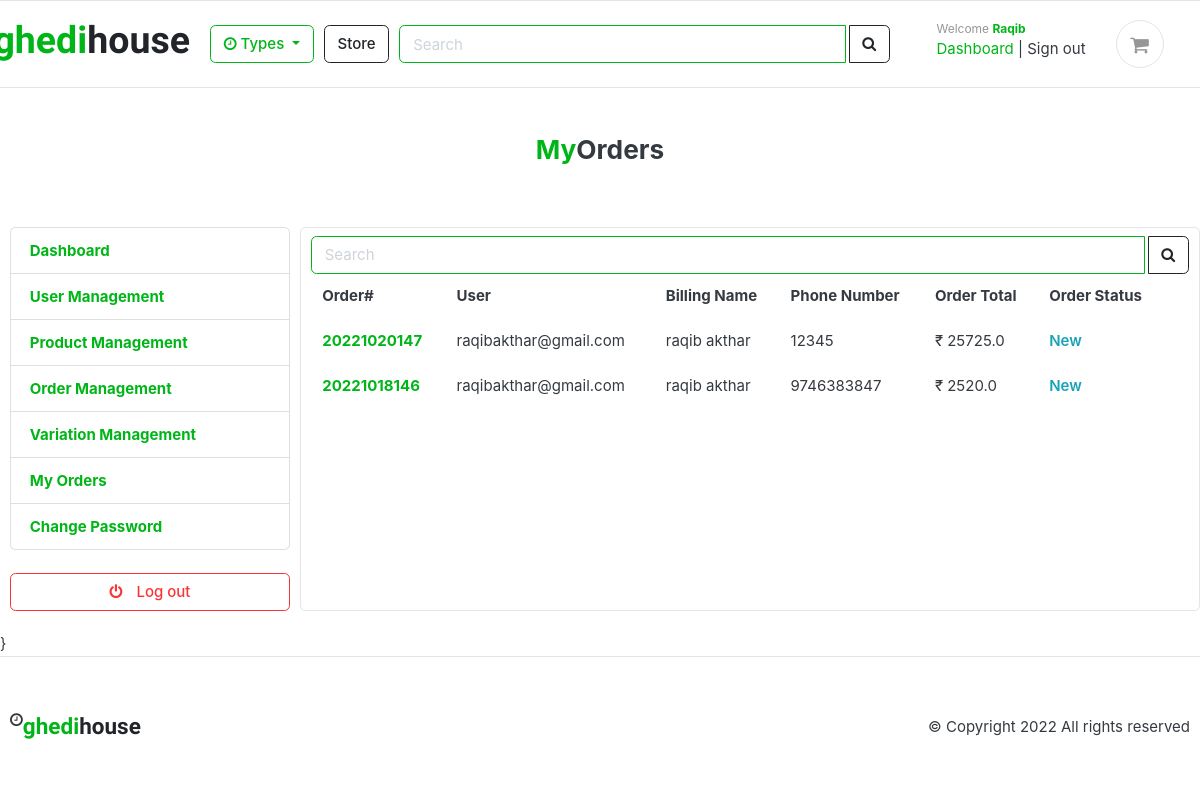
The app's page /manager/admin_orders/ (signed in) with its own data.
### accounts/models.py (models this page shows, shortened)
class Account(AbstractBaseUser):
    first_name = models.CharField(max_length=25)
    last_name = models.CharField(max_length=25)
    username = models.CharField(max_length=50,unique=True)
    email = models.EmailField(max_length=100,unique=True)
    phone_number = models.CharField(max_length=50)
    date_joined = models.DateTimeField(auto_now_add=True)
    last_login = models.DateTimeField(auto_now_add=True)
    is_admin = models.BooleanField(default=False)
    is_staff = models.BooleanField(default=False)
    is_active = models.BooleanField(default=False)
    is_superadmin = models.BooleanField(default=False)
    USERNAME_FIELD = 'email'
    REQUIRED_FIELDS = ['username','first_name','last_name']
    objects = MyAccountManager()
    def __str__(self):
        return self.email

### orders/models.py (models this page shows, shortened)
class Order(models.Model):
    STATUS=(
        ('Pending','Pending'),
        ('Accepted','Accepted'),
        ('Completed','Completed'),
        ('Cancelled','Cancelled'),
    )
    user = models.ForeignKey(Account, on_delete = models.SET_NULL,null=True)
    payment = models.ForeignKey(Payment,on_delete = models.SET_NULL,blank = True,null=True)
    order_number = models.CharField(max_length=50)
    first_name = models.CharField(max_length=50)
    last_name = models.CharField(max_length=50)
    phone = models.CharField(max_length=15)
    email = models.CharField(max_length=50)
    address_line_1 = models.CharField(max_length=50)
    address_line_2 = models.CharField(max_length=50,blank=True)
    country = models.CharField(max_length=50)
    state = models.CharField(max_length=50)
    city = models.CharField(max_length=50)
    order_total = models.FloatField()
    tax = models.FloatField()
    status = models.CharField(max_length=10,choices=STATUS,default='Pending')
    ip = models.CharField(max_length=50,blank=True)
    is_ordered = models.BooleanField(default=False)
    created_at = models.DateTimeField(auto_now_add = True)
    updated_at = models.DateTimeField(auto_now_add = True)

### manager/views.py (the view)
# urls.py: path('admin_orders/', admin_order, name='admin_orders'),
@login_required(login_url='manager_login')
def admin_order(request):
  if request.user.is_superadmin:
    current_user = request.user
    if request.method == 'POST':
      keyword = request.POST['keyword']
      orders = Order.objects.filter(Q(user=current_user), Q(is_ordered=True), Q(order_number__startswith=keyword) | Q(user__email__startswith=keyword) | Q(first_name__startswith=keyword) | Q(last_name__startswith=keyword) | Q(phone__startswith=keyword)).order_by('-created_at')
    else:
      orders = Order.objects.filter(user=current_user, is_ordered=True).order_by('-created_at')
    paginator = Paginator(orders, 10)
    page = request.GET.get('page')
    paged_orders = paginator.get_page(page)
    context = {
      'orders': paged_orders,
    }
    return render(request, 'manager/admin_orders.html', context)
  else:
    return redirect('home')

### carts/context_processors.py (called while the page is built, shortened)
def counter(request):
    cart_count = 0
    if 'admin' in request.path:
        return {}
    return dict(cart_count=cart_count)

### category/context_processors.py (called while the page is built)
def menu_links(request):
    links = Category.objects.all()
    return dict(links=links)

### category/models.py (called while the page is built)
    def get_url(self):
        return reverse('products_by_category',args=[self.slug])

### templates/manager/admin_orders.html (shortened to what this page needs)
{% extends 'base.html' %}
{% block content %}
<section class="section-content mt-3">
  <div class="container">
    <div class="mt-5 mb-5"><h3 class="text-center"><span class="text-success">My</span>Orders</h3></div>
    <div class="row">
        <aside class="col-md-3">
            <ul class="list-group">
                <a class="list-group-item" href="{% url 'manager_dashboard' %}"> <b class="text-success">Dashboard</b></a>
                <a class="list-group-item" href="{% url 'manage_user' %}"><b class="text-success"> User Management</b></a>
                <a class="list-group-item" href="{% url 'manage_product' %}"><b class="text-success">Product Management</b></a>
                <a class="list-group-item" href="{% url 'manage_order' %}"><b class="text-success">Order Management</b></a>
                <a class="list-group-item" href="{% url 'manage_variation' %}"><b class="text-success">Variation Management</b></a>
                <a class="list-group-item" href="{% url 'admin_orders' %}"><b class="text-success">My Orders</b></a>
                <a class="list-group-item" href="{% url 'admin_change_password' %}"><b class='text-success'>Change Password</b></a>
              </ul>
            <br />
            <a class="btn btn-outline-danger btn-block" href="{% url 'manager_logout' %}"> <i class="fa fa-power-off"></i> <span class="text">Log out</span> </a>
          </aside>
      <main class="col-md-9 card">
        <div class="mt-2">
        <form action="{% url 'admin_orders' %}" class="search" method="POST">
            <div class="input-group w-100 ">
              <input type="text" class="form-control border-success"  style="width: 60%" placeholder="Search" name="keyword" />
              <div class="input-group-append">
                <button class="btn btn-outline-dark ml-1" type="submit">
                  <i class="fa fa-search"></i>
                </button>
              </div>
            </div>
        </form>
        </div>
        <table class="table table-borderless">
          <thead>
            <tr>
              <th scope="col">Order#</th>
              <th scope="col">User</th>
              <th scope="col">Billing Name</th>
              <th scope="col">Phone Number</th>
              <th scope="col">Order Total</th>
              <th scope="col">Order Status</th>
              <th scope="col"></th>
            </tr>
          </thead>
          <tbody>
            {% for order in orders %}
            <tr>
              <th scope="row"><a href="" class="text-success">{{ order.order_number }}</a></th>
              <td>{{ order.user }}</td>
              <td>{{ order.first_name }} {{ order.last_name }}</td>
              <td>{{ order.phone }}</td>
              <td>₹ {{ order.order_total }}</td>
              <td>
                {% if order.status == 'Cancelled' %}
                <span class="text-danger font-weight-bold">{{ order.status }}</span>
                {% elif order.status == 'Completed' %}
                <span class="text-success font-weight-bold">{{ order.status }}</span>
                {% elif order.status == 'Pending' %}
                <span class="text-muted font-weight-bold">{{ order.status }}</span>
                {% else %} <span class="text-info font-weight-bold">{{ order.status }}</span>
                {% endif %}
              </td>
              <td>
              </td>
            </tr>
            {% endfor %}
          </tbody>
        </table>
      </main>
    </div>
  </div>
  <div class="container">
    <div class="row">
      <aside class="col-md-3"></aside>
      <main class="col-md-9">
      </main>
    </div>
  </div>
</section>
{% endblock content %}

### templates/includes/navbar.html (shortened to what this page needs)
{% load static %}
<header class="section-header">
    <section class="header-main border-bottom">
        <div class="container">
    <div class="row align-items-center">
        <div class=" col-lg-2 col-md-3 col-6 container">
               <div class="d-flex justify-content-end"><a href="{% url 'home' %}"style="font-family: 'Stick No Bills', sans-serif;"  ><h1 class="logo text-success">ghedi<span class="text-dark">house</span></h1></a></div>
        </div>
        <div class="col-lg col-sm col-md col-6 flex-grow-0">
            <div class="category-wrap dropdown d-inline-block float-right">
                <button type="button" class="btn btn-outline-success dropdown-toggle" data-toggle="dropdown">
                    <i class="fa fa-clock"></i> Types
                </button>
            </div>
        </div>
        <a href="{% url 'store' %}" class="btn btn-outline-dark">Store</a>
        <div class="col-lg  col-md-6 col-sm-12 col">
            <form action="{% url 'search' %}" class="search" method="GET">
                <div class="input-group w-100">
                    <input type="text" class="form-control border border-success" style="width:60%;" placeholder="Search" name="keyword">
                    <div class="input-group-append">
                      <button class="btn btn-outline-dark ml-1" type="submit">
                        <i class="fa fa-search"></i>
                      </button>
                    </div>
                </div>
            </form>
        </div>
        <div class="col-lg-3 col-sm-6 col-12 d-flex justify-content-center order-2 order-lg-3">
            <div class="d-flex justify-content-end mb-3 mb-lg-0">
              {% if request.user.is_superadmin %}
              <div class="widget-header">
                <small class="title text-muted">Welcome <span style="font-size: 12px !important; font-weight: 700; text-transform: capitalize" class="text-success">{{ request.user.username }}</span></small>
                <div>
                  <a href="{% url 'manager_dashboard' %}" class="text-success">Dashboard</a> <span class="dark-transp"> | </span>
                  <a href="{% url 'manager_logout' %}"> Sign out</a>
                </div>
              </div>
              {% endif %}
              <a href="{% url 'cart' %}" class="widget-header pl-3 ml-3">
                <div class="icon icon-sm rounded-circle border"><i class="fa fa-shopping-cart"></i></div>
              </a>
            </div>
                </div>
    </div>
        </div>
    </section>
    </header>

### static/css/ui.css (style rules this page uses)
html { font-family: "Inter", sans-serif; font-size: 15px; }
.icon-xs, .icon-sm, .icon-md, .icon-lg { display: inline-block; text-align: center; flex-shrink: 0; flex-grow: 0; }
.icon-sm { width: 48px; height: 48px; line-height: 48px !important; font-size: 20px; }
.header-main { position: relative; padding-top: 1rem; padding-bottom: 1rem; }
.widget-header { display: inline-block; vertical-align: middle; position: relative; }
.widget-header a { color: #343a40; }
.widget-header i { color: #969696; }
.widget-header .title { display: block; }
.btn i + .text { margin-left: 10px; }

### records on screen
Account: user.username "Raqib"
Order: order_number "20221020147", user "raqibakthar@gmail.com", first_name "raqib", last_name "akthar", phone "12345", order_total "25725.0", status "New"
Order: order_number "20221018146", user "raqibakthar@gmail.com", first_name "raqib", last_name "akthar", phone "9746383847", order_total "2520.0", status "New"
